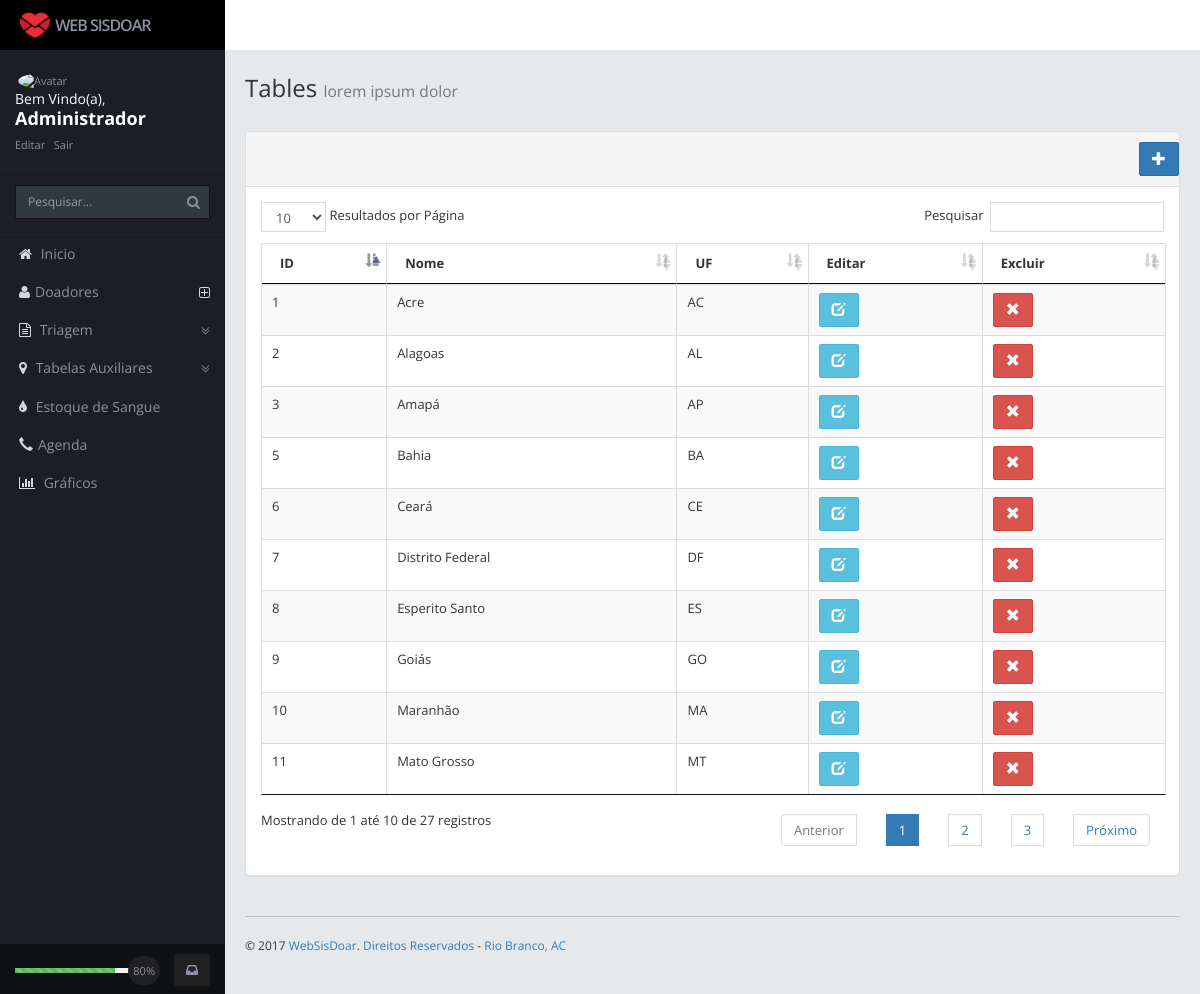
The page /lista_estados.php on the database its author committed.
### tables this page shows
CREATE TABLE `estado` (
  `idestado` int(11) NOT NULL AUTO_INCREMENT,
  `nome` varchar(45) DEFAULT NULL,
  `uf` varchar(45) DEFAULT NULL,
  PRIMARY KEY (`idestado`)
);

### lista_estados.php (the view, shortened to what this page needs)
<?php
include './config/conexao.php';
?>
<!DOCTYPE html>
<html>
    <head>
        <?php
        include './layout/cabecalho.php';
        ?>
        <link rel="stylesheet" href="../../css/jquery.dataTables.min.css">
    </head>
    <body >
        <div class="body content rows scroll-y">
            <div class="page-heading animated fadeInDownBig">
                <h1>Tables <small>lorem ipsum dolor</small></h1>
            </div>
            <div class="panel panel-default">
                <div class="panel-heading">
                    <div class="row">
                        <a href="cadastrar_estado.php" class="btn btn-primary pull-right"><i class="glyphicon glyphicon-plus"></i></a>
                    </div>
                </div>
                <div class="panel-body">
                    <table width="100%" class="table table-striped table-bordered table-hover" id="example2">
                        <thead>
                            <tr>
                                <th>ID</th>
                                <th>Nome</th>
                                <th>UF</th>
                                <th>Editar</th>
                                <th>Excluir</th>
                            </tr>
                        </thead>
                        <tbody>
                            <?php
                            $sql = ("select * from estado;");
                            foreach ($con->query($sql) as $row) {
                                ?>
                                <tr>
                                    <td><?php echo $row['idestado']; ?></td>
                                    <td><?php echo $row['nome']; ?></td>
                                    <td><?php echo $row['uf']; ?></td>
                                    <td>
                                        <?php echo "<a class='btn btn-info' href='edit_user.php?id=" . $row['idestado'] . "'><i class='glyphicon glyphicon-edit'></i></a>"; ?>
                                    </td>
                                    <td>
                                        <?php echo "<a href='#' class='btn btn-danger' id='excluir' rel='" . $row['idestado'] . "'><i class='glyphicon glyphicon-remove'></i></a>"; ?>
                                    </td>
                                </tr>
                                <?php
                            }
                            ?>
                        </tbody>
                    </table>
                </div>
            </div>
            <?php
            include './layout/rodape.php';
            ?>
    </body>
</html>

### layout/cabecalho.php (shortened to what this page needs)
<!DOCTYPE html>
<html>
    <head>
        <link rel="icon" type="image/png"  href="/SISDOAR/ap.css" rel="stylesheet">
        <link href="/SISDOAR/WebSisDoar/assets/css/style.css" rel="stylesheet">
        <link href="/SISDOAR/WebSisDoar/assets/css/bootstrap.css" rel="stylesheet">
        <link href="/SISDOAR/WebSisDoar/assets/css/style.css" rel="stylesheet">
        <link href="/SISDOAR/WebSisDoar/assets/css/style-responsive.css" rel="stylesheet">
        <link href="/SISDOAR/WebSisDoar/assets/css/animate.css" rel="stylesheet">
        <link href="/SISDOAR/WebSisDoar/assets/third/font-awesome/css/font-awesome.min.css" rel="stylesheet">
        <link href="/SISDOAR/WebSisDoar/assets/third/weather-icon/css/weather-icons.min.css" rel="stylesheet">
        <link href="/SISDOAR/WebSisDoar/assets/third/morris/morris.css" rel="stylesheet">
        <link href="/SISDOAR/WebSisDoar/assets/third/nifty-modal/css/component.css" rel="stylesheet">
        <link href="/SISDOAR/WebSisDoar/assets/third/icheck/skins/minimal/grey.css" rel="stylesheet">
        <link href="/SISDOAR/WebSisDoar/assets/third/select/bootstrap-select.min.css" rel="stylesheet">
        <link href="/SISDOAR/WebSisDoar/assets/third/summernote/summernote.css" rel="stylesheet">
        <link href="/SISDOAR/WebSisDoar/assets/third/magnific-popup/magnific-popup.css" rel="stylesheet">
        <link rel="stylesheet" href="/SISDOAR/WebSisDoar/assets/datatables/dataTables.bootstrap.css">
        <link href="/SISDOAR/WebSisDoar/assets/font-awesome/css/font-awesome.min.css" rel="stylesheet" type="text/css">
    </head>
    <body class="tooltips">
        <div class="container">
            <div class="logo-brand header sidebar rows">
                <div class="logo">
                    <h1><a href="/SISDOAR/WebSisDoar/DashBoard.php"><img src="/SISDOAR/WebSisDoar/assets/img/icon_coracao.png" alt="Logo"> WEB SISDOAR</a></h1>
                </div>
            </div>
            <div class="left side-menu">
                <div class="body rows scroll-y">
                    <div class="sidebar-inner slimscroller">
                        <div class="media">
                            <a class="pull-left" href="#fakelink">
                                <img class="media-object img-circle" src="/SISDOAR/WebSisDoar/assets/img/admin.png" alt="Avatar">
                            </a>
                            <div class="media-body">
                                Bem Vindo(a),
                                <h4 class="media-heading"><strong>Administrador</strong></h4>
                                <a href="user-profile.html">Editar</a>
                                <a href="/SISDOAR/WebSisDoar/index.html">Sair</a>
                            </div>
                        </div>
                        <div id="search">
                            <form role="form">
                                <input type="text" class="form-control search" placeholder="Pesquisar...">
                                <i class="fa fa-search"></i>
                            </form>
                        </div>
                        <div id="sidebar-menu">
                            <ul>
                                <li><a href="/SISDOAR/WebSisDoar/DashBoard.php"><i class="fa fa-home"></i> Inicio</a></li>
                                <li><a href="/SISDOAR/WebSisDoar/pages/doador/lista_doador.php"><i class="fa fa-user"></i><i class="fa fa-plus-square-o i-right"></i>Doadores</a>
                                </li>
                                <li><a href="#fakelink"><i class="fa fa-file-text-o"></i><i class="fa fa-angle-double-down i-right"></i> Triagem</a>
                                </li>
                                <li><a href="#fakelink"><i class="fa fa-map-marker"></i><i class="fa fa-angle-double-down i-right"></i> Tabelas Auxiliares</a>
                                </li>
                                <li><a href="/SISDOAR/WebSisDoar/pages/estoque/estoque_sangue.php"><i class="fa fa-tint"></i> Estoque de Sangue</a></li>
                                <li><a href="/SISDOAR/WebSisDoar/pages/funcionario/lista_agenda.php"><i class="glyphicon glyphicon-earphone"></i>Agenda</a>
                                <li><a href="/SISDOAR/WebSisDoar/graficos.php"><i class="fa fa-bar-chart-o"></i> Gráficos</a></li>
                            </ul>
                        </div>
                    </div>
                </div>
                <div class="footer rows animated fadeInUpBig">
                    <div class="progress progress-xs progress-striped active">
                        <div class="progress-bar progress-bar-success" role="progressbar" aria-valuenow="80" aria-valuemin="0" aria-valuemax="100" style="width: 80%">
                            <span class="progress-precentage">80&#37;</span>
                        </div>
                        <a data-toggle="tooltip" title="See task progress" class="btn btn-default md-trigger" data-modal="task-progress"><i class="fa fa-inbox"></i></a>
                    </div>
                </div>
            </div>
            <div class="right content-page">
                <div class="header content rows-content-header">
                    <div class="navbar navbar-default" role="navigation">
                    </div>
                </div>
                </html>

### layout/rodape.php (shortened to what this page needs)
                                <footer>
                                    &copy; 2017 <a href="index.html">WebSisDoar</a>. <a href="http://isohdesign.com" target="_blank"> Direitos Reservados </a> - <a href="#fakelink">Rio Branco, AC</a>
                                </footer>
    </div>
</body>
</html>

### assets/third/nifty-modal/css/component.css (style rules this page uses)
.container { min-height: 100%; }

### rows shown on the page
estado: idestado "1", nome "Acre", uf "AC"
estado: idestado "2", nome "Alagoas", uf "AL"
estado: idestado "3", nome "Amapá", uf "AP"
estado: idestado "5", nome "Bahia", uf "BA"
estado: idestado "6", nome "Ceará", uf "CE"
estado: idestado "7", nome "Distrito Federal", uf "DF"
estado: idestado "8", nome "Esperito Santo", uf "ES"
estado: idestado "9", nome "Goiás", uf "GO"
estado: idestado "10", nome "Maranhão", uf "MA"
estado: idestado "11", nome "Mato Grosso", uf "MT"
